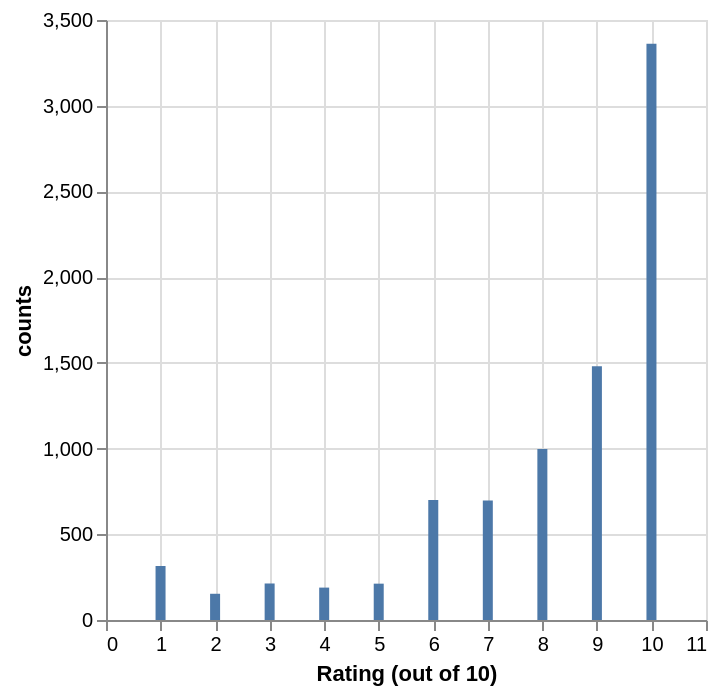

This figure's notebook cell:
### Markdown cell above
# Altair Charts

### Code cell
source = seattle_df['Rating (out of 10)'].value_counts().rename_axis('Rating (out of 10)').reset_index(name='counts')
alt.Chart(source).mark_bar().encode(
    x='Rating (out of 10)',
    y='counts'
)

### Figure 1 — Vega-Lite specification as saved in the notebook (floating-point values rounded to 4 significant figures)
{"config": {"view": {"continuousWidth": 300, "continuousHeight": 300}}, "data": {"name": "data-653b856ec7e435681638ff731c30113c"}, "mark": {"type": "bar"}, "encoding": {"x": {"field": "Rating (out of 10)", "type": "quantitative"}, "y": {"field": "counts", "type": "quantitative"}}, "$schema": "https://vega.github.io/schema/vega-lite/v5.20.1.json", "datasets": {"data-653b856ec7e435681638ff731c30113c": [{"Rating (out of 10)": 10, "counts": 3362}, {"Rating (out of 10)": 9, "counts": 1480}, {"Rating (out of 10)": 8, "counts": 998}, {"Rating (out of 10)": 6, "counts": 700}, {"Rating (out of 10)": 7, "counts": 697}, {"Rating (out of 10)": 1, "counts": 315}, {"Rating (out of 10)": 3, "counts": 213}, {"Rating (out of 10)": 5, "counts": 212}, {"Rating (out of 10)": 4, "counts": 189}, {"Rating (out of 10)": 2, "counts": 153}]}}
